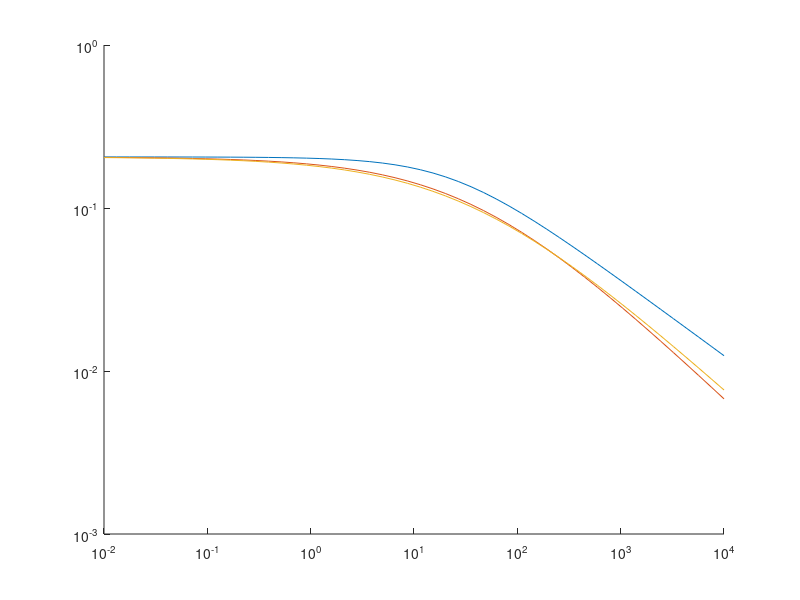

Recreate this plot in MATLAB.








SR = logspace(-2,4);



figure;
hold on;
set(gca,...
    'XScale','log',...
    'YScale','log');

k_Cr = 0.04119;
n_Cr =	0.4662;
mu_0 =	0.2058; 
mu_inf = 1.13e-08; 
eta = mu_inf+(mu_0-mu_inf)./((1+k_Cr.*SR).^n_Cr);
plot(SR,eta);


% Khatibi et al. (2016)
lambda_Cr = 0.0261;
n_Cr = 0.6082;
eta = mu_inf+(mu_0-mu_inf)./(1+(lambda_Cr.*SR).^n_Cr);
plot(SR,eta);

% Busch et al. (2017)
lambda_Cr = 0.029;
n_Cr = 0.574;
eta = mu_inf+(mu_0-mu_inf)./(1+(lambda_Cr.*SR).^n_Cr);
plot(SR,eta);




